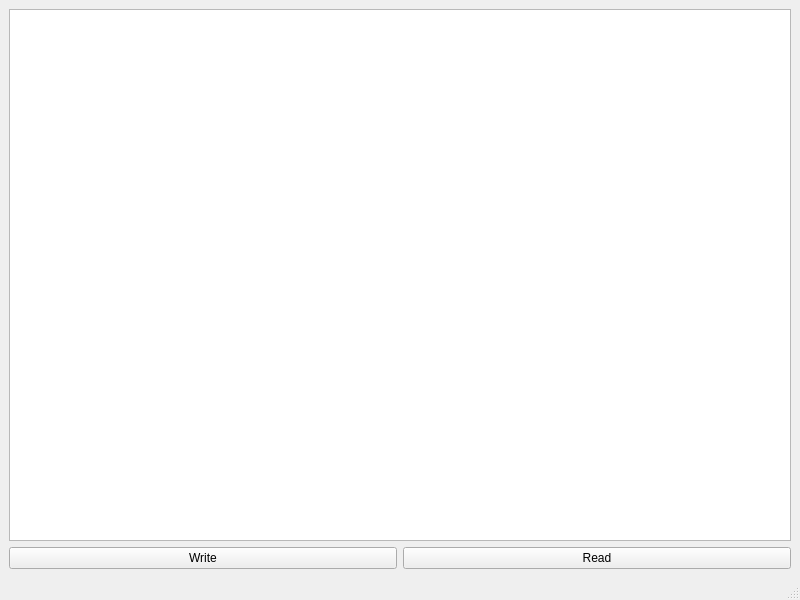
<?xml version="1.0" encoding="UTF-8"?>
<ui version="4.0">
 <class>MainWindow</class>
 <widget class="QMainWindow" name="MainWindow">
  <property name="geometry">
   <rect>
    <x>0</x>
    <y>0</y>
    <width>800</width>
    <height>600</height>
   </rect>
  </property>
  <property name="windowTitle">
   <string>MainWindow</string>
  </property>
  <widget class="QWidget" name="centralwidget">
   <layout class="QVBoxLayout" name="verticalLayout_2">
    <item>
     <layout class="QVBoxLayout" name="verticalLayout">
      <item>
       <widget class="QPlainTextEdit" name="plainTextEdit"/>
      </item>
      <item>
       <layout class="QHBoxLayout" name="horizontalLayout">
        <item>
         <widget class="QPushButton" name="pushButton">
          <property name="text">
           <string>Write</string>
          </property>
         </widget>
        </item>
        <item>
         <widget class="QPushButton" name="pushButton_2">
          <property name="text">
           <string>Read</string>
          </property>
         </widget>
        </item>
       </layout>
      </item>
     </layout>
    </item>
   </layout>
  </widget>
  <widget class="QMenuBar" name="menubar">
   <property name="geometry">
    <rect>
     <x>0</x>
     <y>0</y>
     <width>800</width>
     <height>21</height>
    </rect>
   </property>
  </widget>
  <widget class="QStatusBar" name="statusbar"/>
 </widget>
 <resources/>
 <connections/>
</ui>
